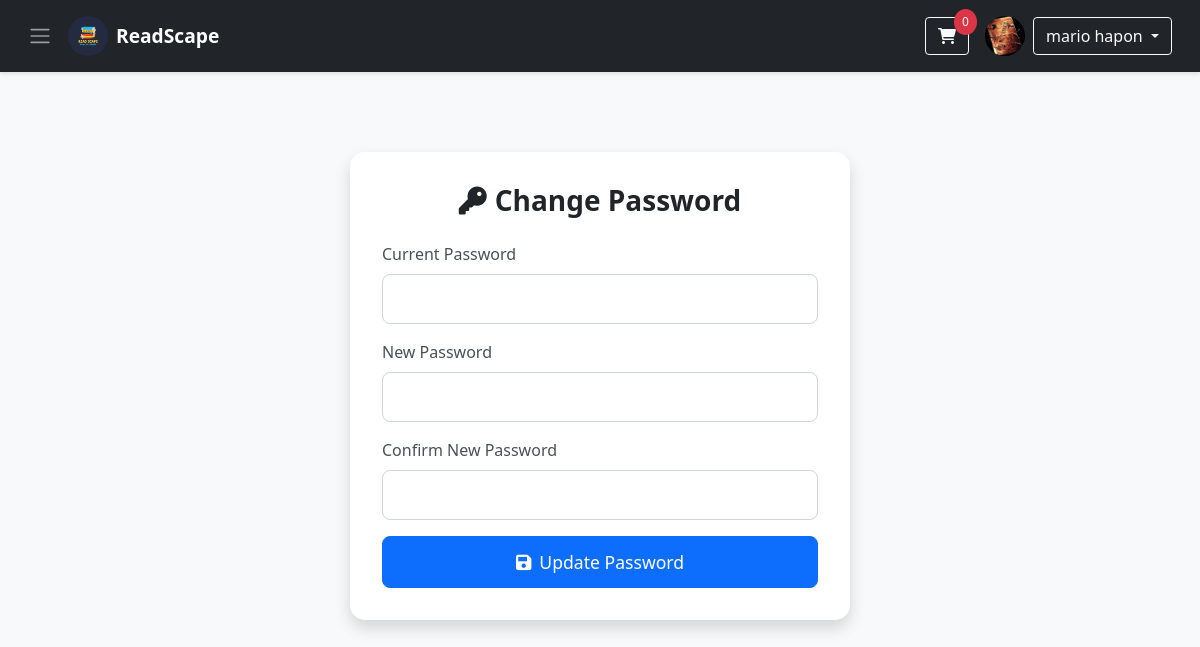
/changepass.php (signed in), run on the app's committed database.
### tables this page shows
CREATE TABLE `users` (
  `id` int(11) NOT NULL,
  `fname` varchar(50) NOT NULL,
  `lname` varchar(50) NOT NULL,
  `email` varchar(100) NOT NULL,
  `pass` varchar(255) NOT NULL,
  `phone` varchar(15) NOT NULL,
  `address` text NOT NULL,
  `created_at` timestamp NOT NULL DEFAULT current_timestamp(),
  `profile_image` varchar(255) DEFAULT NULL
);

### changepass.php (the view, shortened to what this page needs)
<?php
@include 'db_connect.php';
$user_id = $_SESSION['id'];
$sql = "SELECT fname, lname, profile_image FROM `users` WHERE id = ?";
$stmt = mysqli_prepare($conn, $sql);
mysqli_stmt_bind_param($stmt, "i", $user_id);
mysqli_stmt_execute($stmt);
$result = mysqli_stmt_get_result($stmt);
if ($row = mysqli_fetch_assoc($result)) {
    $fname = htmlspecialchars($row['fname']);
    $lname = htmlspecialchars($row['lname']);
    $profile_image = htmlspecialchars($row['profile_image']);
} else {
    echo "User not found.";
}
?>
<!DOCTYPE html>
<html lang="en">
<head>
    <link href="https://cdn.jsdelivr.net/npm/bootstrap@5.1.3/dist/css/bootstrap.min.css" rel="stylesheet">
    <link rel="stylesheet" href="https://cdnjs.cloudflare.com/ajax/libs/font-awesome/6.0.0/css/all.min.css">
</head>
<body>
    <nav class="navbar navbar-dark">
        <div class="container-fluid">
            <div class="d-flex align-items-center">
                <span class="navbar-toggler-icon" onclick="openNav()" style="cursor: pointer; margin-right: 1rem;"></span>
                <img src="./images/Readscape.png" alt="ReadScape" class="rounded-circle" width="40" height="40">
                <span class="ms-2 text-white fw-bold">ReadScape</span>
            </div>
            <div class="d-flex align-items-center">
                <div class="position-relative me-3">
                    <a href="cart.php" class="btn btn-outline-light">
                        <i class="fas fa-shopping-cart"></i>
                        <span class="cart-badge" id="cart-counter">0</span>
                    </a>
                </div>
                <div class="d-flex align-items-center">
                    <img src="<?php echo $profile_image; ?>" alt="Profile" class="rounded-circle me-2" width="40" height="40">
                    <div class="dropdown">
                        <button class="btn btn-outline-light dropdown-toggle" type="button" id="profileDropdown" data-bs-toggle="dropdown">
                            <?php echo $fname . " " . $lname; ?>
                        </button>
                    </div>
                </div>
            </div>
        </div>
    </nav>
    <div class="password-container">
        <h1><i class="fas fa-key me-2"></i>Change Password</h1>
        <form action="" method="post">
            <div class="mb-3">
                <label for="oldpwd" class="form-label">Current Password</label>
                <input type="password" class="form-control" id="oldpwd" name="oldpwd" required>
            </div>
            <div class="mb-3">
                <label for="newpwd" class="form-label">New Password</label>
                <input type="password" class="form-control" id="newpwd" name="newpwd" required>
            </div>
            <div class="mb-3">
                <label for="conpwd" class="form-label">Confirm New Password</label>
                <input type="password" class="form-control" id="conpwd" name="conpwd" required>
            </div>
            <button type="submit" class="btn btn-primary btn-update">
                <i class="fas fa-save me-2"></i>Update Password
            </button>
        </form>
    </div>
</body>
</html>

### changepass.php (style rules this page uses)
body { font-family: 'Segoe UI', Tahoma, Geneva, Verdana, sans-serif; background-color: #f8f9fa; }
.navbar { background-color: #212529; padding: 1rem; box-shadow: 0 2px 4px rgba(0, 0, 0, .1); }
.navbar .fw-bold { font-size: 1.2rem; }
.password-container { max-width: 500px; margin: 80px auto; background: white; padding: 2rem; border-radius: 15px; box-shadow: 0 0.5rem 1rem rgba(0, 0, 0, .15); }
.password-container h1 { color: #212529; font-size: 1.75rem; font-weight: 600; margin-bottom: 1.5rem; text-align: center; }
.form-label { font-weight: 500; color: #495057; }
.form-control { padding: 0.75rem; border-radius: 8px; }
.btn-update { width: 100%; padding: 0.75rem; font-size: 1.1rem; font-weight: 500; border-radius: 8px; transition: all 0.3s ease; }
.cart-badge { position: absolute; top: -8px; right: -8px; background-color: #dc3545; color: white; border-radius: 50%; padding: 0.25rem 0.5rem; font-size: 0.75rem; }

### data on the page
users: profile_image (picture), fname "mario", lname "hapon"
